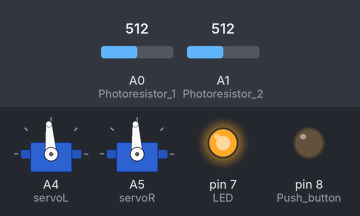
The sketch below on a simulated Arduino Uno, built with avr-gcc and run on an emulated ATmega328P. On the bench: 2 × servo, output pins drawn as LEDs (lit = HIGH). Inputs (shaded band) come from the test bench; at power-on: A0 (Photoresistor_1) = 512, A1 (Photoresistor_2) = 512.

Above: at 1.5 s.
1.6 s: A0 (Photoresistor_1) set to 602
3.4 s: A0 (Photoresistor_1) set to 621
At 4.6 s:
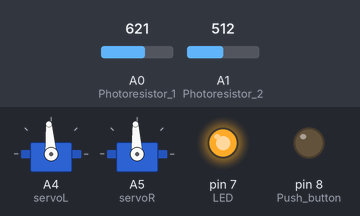
6.4 s: A1 (Photoresistor_2) set to 531
At 7.1 s:
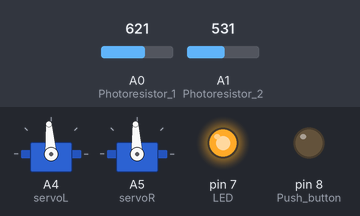
7.9 s: A1 (Photoresistor_2) set to 715
9.6 s: A1 (Photoresistor_2) set to 734
At 10.9 s:
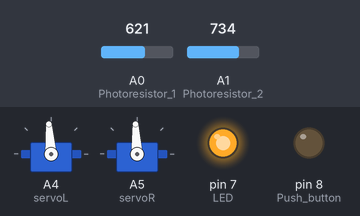
12.6 s: A1 (Photoresistor_2) set to 716
At 13.9 s:
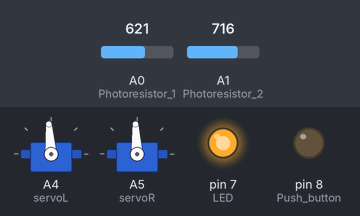
Timing chart, 0 to 15.1 s (numbered marks = the images above; inputs shaded):
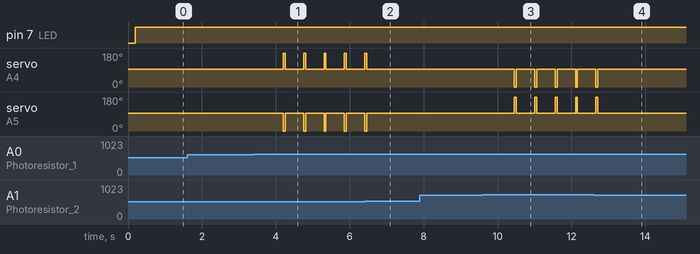

The sketch:

FinalCode.ino
```cpp
#include <Servo.h>

//Declared Variables
int sensorValueL = 0;  //Variable for left photoresitor value
int sensorValueR = 0;  //Variable for right photoresitor value
int numButtonPresses = 1;
Servo servoL;
Servo servoR;

void setup() {
  pinMode(A0, INPUT);  //Photoresistor 1
  pinMode(A1, INPUT);  //Photoresistor 2
  servoL.attach(A4);   //Servo 1
  servoR.attach(A5);   //Servo 2
  pinMode(8, OUTPUT);  //Push button
  pinMode(7, OUTPUT);  //LED
  Serial.begin(750);   //update speed
}

void loop() {
  //code on start
  servoL.write(94);      // no servo movement
  servoR.write(93);      // no servo movement
  digitalWrite(7, LOW);  // Not tracking (LED Off)
  // Updates buttonPresses if button is pressed
  if (digitalRead(8) == HIGH) {
    numButtonPresses += 1;
  }
  delay(200);  //Buffer time
  //if even number of pressees
  if ((numButtonPresses % 2) == 0) {
    //Nothing
  }
  //Odd presses = run
  while ((numButtonPresses % 2) == 1) {
    digitalWrite(7, HIGH);  //Shows code is running (LED On)

    //Button Pressed in loop
    if (digitalRead(8) == HIGH) {
      numButtonPresses += 1;
      delay(200);
    }
    //If photoresitors have different values
    if (abs(sensorValueL - sensorValueR) > 100) {
      //Light is more intense on left sensor
      if (sensorValueL > sensorValueR) {
        servoL.write(250);  // Left servo counter clockwise
        servoR.write(0);    // Right servo clockwise
        delay(50);          // rotating for 50 milliseconds
      }
      //Light is more intense on left sensor
      else {
        servoL.write(0);    // Left servo clockwise
        servoR.write(250);  // right servo Counter clockwise
        delay(50);          // rotating for 50 milliseconds
      }
    }
    servoL.write(94);               // stop left servo
    servoR.write(93);               // stop right servo
    sensorValueL = analogRead(A0);  //Reads and updates photoresistor values
    sensorValueR = analogRead(A1);  //Reads and updates photoresistor values
    delay(500);
  }
}
```

Measured:
- the behaviour switches between 612 and 613 on A0 (Photoresistor_1) (found by bisection; images 0 and 1)
- the behaviour switches between 520 and 521 on A1 (Photoresistor_2) (found by bisection; images 1 and 2)
- the behaviour switches between 721 and 722 on A1 (Photoresistor_2) (found by bisection; images 2 and 3)
- after the input at 1.6 s, every drawn part: stays the same
- after the input at 3.4 s, servo on A4 (servoL): alternates 180° for 0.05 s and 94° for 0.50 s, starting after 0.80 s; servo on A5 (servoR): alternates 93° for 0.50 s and 0° for 0.05 s, starting after 0.80 s
- after the input at 6.4 s, servo on A4 (servoL): goes on until 6.5 s, then stays 94°; servo on A5 (servoR): goes on until 6.5 s, then stays 93°
- after the input at 7.9 s, every drawn part: stays the same
- after the input at 9.6 s, servo on A4 (servoL): alternates 94° for 0.50 s and 0° for 0.05 s, starting after 0.86 s; servo on A5 (servoR): alternates 180° for 0.05 s and 93° for 0.50 s, starting after 0.86 s
- after the input at 12.6 s, servo on A4 (servoL): goes on until 12.7 s, then stays 94°; servo on A5 (servoR): goes on until 12.7 s, then stays 93°
